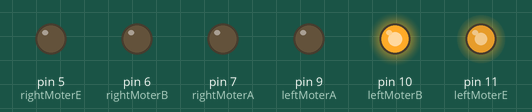
Recording of a sketch running on a simulated Arduino Uno, built with avr-gcc and run on an emulated ATmega328P. Parts: output pins drawn as LEDs (lit = HIGH).

Above: at 0.05 s.
At 5.5 s:
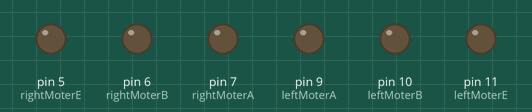
At 10.95 s:
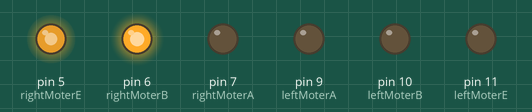
Timing chart, 0 to 14.3 s (numbered marks = the images above):
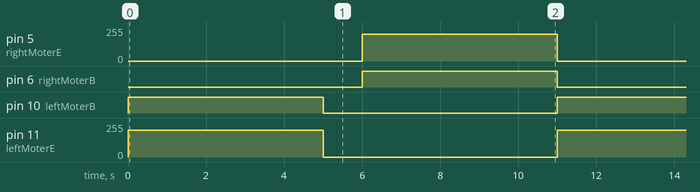

The sketch:

06_2_MoterDrive-use_method.ino
```cpp
// (licence header left out)
#define leftMoterA 9
#define leftMoterB 10
#define leftMoterE 11

#define rightMoterA 7
#define rightMoterB 6
#define rightMoterE 5

enum Moter {left, right};
enum Direction {forword, backword };

void setup() {
  // put your setup code here, to run once:


  pinMode(leftMoterA, OUTPUT);
  pinMode(leftMoterB, OUTPUT);
  pinMode(leftMoterE, OUTPUT);

  pinMode(rightMoterA, OUTPUT);
  pinMode(rightMoterB, OUTPUT);
  pinMode(rightMoterE, OUTPUT);


}

void loop() {
  // put your main code here, to run repeatedly:

  drive(left, forword, 200);
  delay(5000);
  stopM(left);
	delay(1000);
  drive(right, backword, 200);
  delay(5000);
  stopM(right);


}


void drive(Moter moter, Direction dir, int spd ) {
  int state;


  if (moter == left) {

    state = (dir = forword) ? HIGH : LOW;
    digitalWrite(leftMoterA, state);
    digitalWrite(leftMoterB, !state);
    analogWrite(leftMoterE, spd);

  } else {
    state = (dir = forword) ? HIGH : LOW;
    digitalWrite(rightMoterA, state);
    digitalWrite(rightMoterB, !state);
    analogWrite(rightMoterE, spd);

  }
}


void stopM(Moter moter) {
  int state = LOW;

  if (moter == left) {

    digitalWrite(leftMoterA, state);
    digitalWrite(leftMoterB, state);
    analogWrite(leftMoterE, 0);

  } else {

    digitalWrite(rightMoterA, state);
    digitalWrite(rightMoterB, state);
    analogWrite(rightMoterE, 0);

  }
}
```

Measured:
- by itself, pin 5 (rightMoterE), pin 11 (leftMoterE): alternates 200/255 for 5.0 s and 0/255 for 6.0 s
- by itself, pin 6 (rightMoterB), pin 10 (leftMoterB): alternates HIGH for 5.0 s and LOW for 6.0 s
